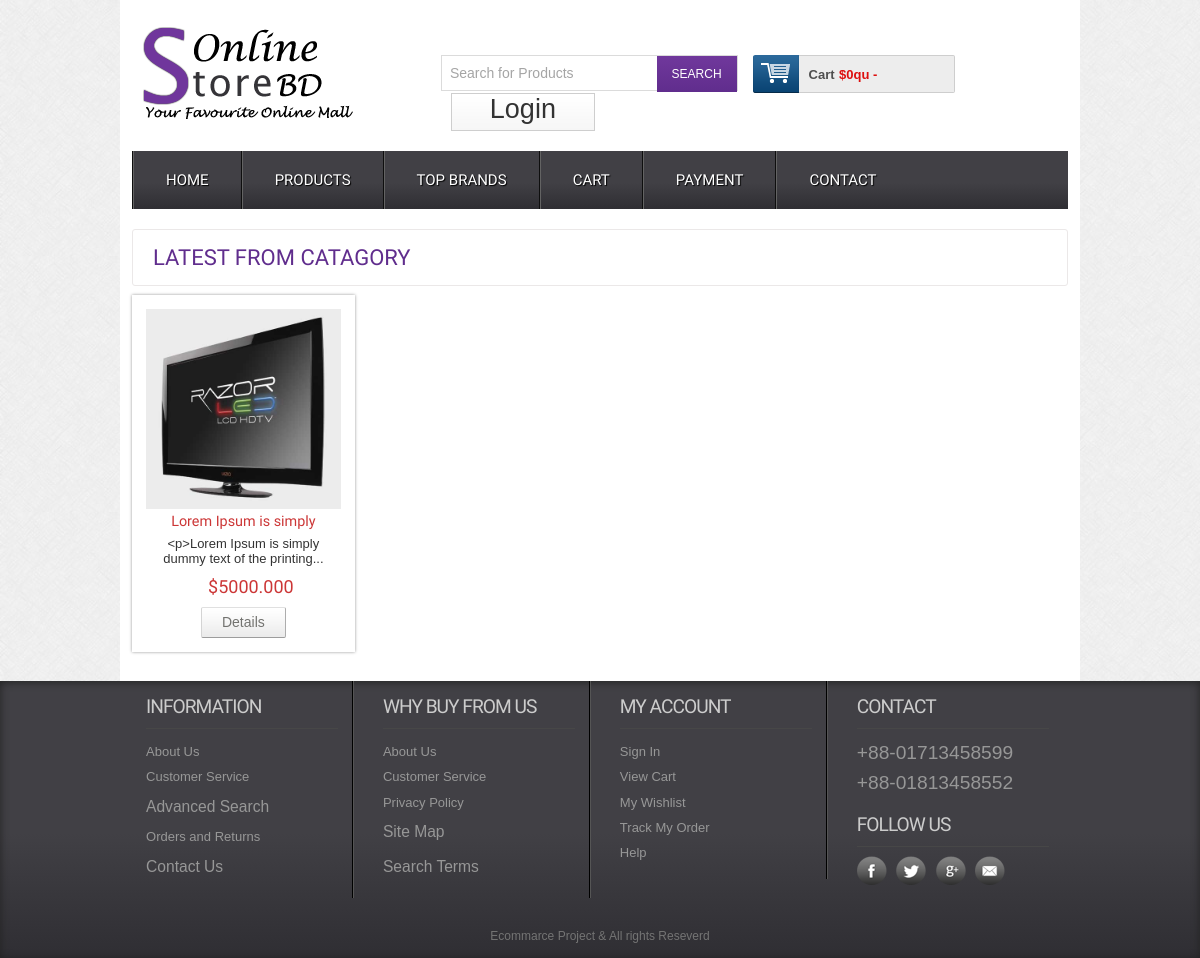
The app's page /productbycat.php?cataId=3 with its own data.
### tables this page shows
CREATE TABLE `tbl_product` (
  `productId` int(11) NOT NULL,
  `productName` varchar(255) NOT NULL,
  `catId` int(11) NOT NULL,
  `brandId` int(11) NOT NULL,
  `body` text NOT NULL,
  `price` float(10,3) NOT NULL,
  `image` varchar(255) NOT NULL,
  `producttype` tinyint(4) NOT NULL
);

### classess/product.php (called while the page is built, shortened)
<?php
	$filepath = realpath(dirname(__FILE__));
    include_once($filepath."/../lib/Database.php");
 	include_once($filepath."/../helpers/Formate.php");
?>
<?php
class Product
{
	private $db;
	function __construct()
	{
		$this->db = new Database();
	}
public function catagoryshowbyId($cataId){
	$query = "SELECT *FROM tbl_product where catId ='$cataId'";
	$getdata = $this->db->select($query);
	return $getdata;
}
}
?>

### lib/Database.php (called while the page is built, shortened)
<?php
Class Database{
	public $host   = DB_HOST;
	public $user   = DB_USER;
	public $pass   = DB_PASS;
	public $dbname = DB_NAME;
	public $link;
	private function connectDB(){
	$this->link = new mysqli($this->host, $this->user, $this->pass, $this->dbname);
 }
	public function select($query){
		$result = $this->link->query($query) or die($this->link->error.__LINE__);
		if($result->num_rows > 0){
			return $result;
		} else {
			return false;
		}
	}
}

### helpers/Formate.php (called while the page is built, shortened)
<?php
class formate{
public function textshort($body,$limit = 400){
$body = $body." ";
$body = substr($body, 0 , $limit);
$body = substr($body, 0 , strrpos($body,' '));
$body = $body."...";
return $body;
}
}
?>

### productbycat.php (the view, shortened to what this page needs)
<?php include"inc/header.php"; ?>
<?php
if (isset($_GET['cataId'])) {
	$cataId = $_GET['cataId'];
}
?>
 <div class="main">
    <div class="content">
    	<div class="content_top">
    		<div class="heading">
    		<h3>Latest from Catagory</h3>
    		</div>
    	</div>
	      <div class="section group">
	      	<?php
	      	$catagorydata = $pd-> catagoryshowbyId($cataId);
	      	if ($catagorydata) {
	      		while ($result = $catagorydata->fetch_assoc()) {
	      	?>
				<div class="grid_1_of_4 images_1_of_4">
					 <a href="details.php?proid=<?php echo $result['productId'];?>"><img src="admin/<?php echo $result['image'] ?>" alt="" /></a>
					 <h2><?php echo $result['productName'] ?></h2>
					 <p><?php echo $fm->textshort($result['body'],60);?></p>
					 <p><span class="price">$<?php echo $result['price'];?></span></p>
				     <div class="button"><span><a href="details.php?proid=<?php echo $result['productId'] ?>" class="details">Details</a></span></div>
				</div>
				<?php
				}
	      	}
	      	else{
	      		echo "<span style='color:green;font-size:20px;'>This catagory product is not availabel this time</span>";
               }
				?>
			</div>
    </div>
 </div>
<?php include"inc/footer.php"; ?>

### css/style.css (style rules this page uses)
html,body,div,span,applet,object,iframe,h1,h2,h3,h4,h5,h6,p,blockquote,pre,a,abbr,acronym,address,big,cite,code,del,dfn,em,img,ins,kbd,q,s,samp,small,strike,strong,sub,sup,tt,var,b,u,i,dl,dt,dd,ol,nav ul,nav li,fieldset,form,label,legend,table,caption,tbody,tfoot,thead,tr,th,td,article,aside,canvas,details,embed,figure,figcaption,footer,header,hgroup,menu,nav,output,ruby,section,summary,time,mark,audio,video { margin:0;padding:0;border:0;font-size:100%;font:inherit;vertical-align:baseline; }
a { text-decoration:none; }
img { max-width:100%; }
body { font-family:Arial, Helvetica, sans-serif; background:url(../images/body_bg3.jpg); }
.section { clear: both; padding: 0px; margin: 0px; }
.group:before, .group:after { content:""; display:table; }
.group:after { clear:both; }
.group { zoom:1; }
.content { padding:20px 0; background:#FFF; }
.content h2 { font-size:23px; color:#6C6C6C; font-family: 'Monda', sans-serif; }
.content_top { padding:15px 20px; border:1px solid #EBE8E8; border-radius:3px; }
.heading { float:left; margin-right:10%; }
.heading h3 { font-family: 'Monda', sans-serif; font-size:22px; color:#602D8D; text-transform:uppercase; }
.grid_1_of_4 { display: block; float:left; margin: 1% 0 1% 1.6%; box-shadow: 0px 0px 3px rgb(150, 150, 150); }
.grid_1_of_4:first-child { margin-left: 0; }
.images_1_of_4 { width: 20.8%; padding:1.5%; text-align:center; position:relative; }
.images_1_of_4 img { max-width:100%; height: 200px; }
.images_1_of_4 h2 { color: #CC3636; font-family: 'Monda', sans-serif; font-size:0.9em; font-weight : normal; }
.images_1_of_4 p { font-size:0.8125em; padding:0.4em 0; color: #333; }
.images_1_of_4 p span.price { font-size:18px; font-family: 'Monda', sans-serif; color: #CC3636; margin-left:15px; }
.images_1_of_4 .button { float: left; line-height: 1.9em; margin-top: 0.3em; width: 100%; }
.images_1_of_4 .button a { padding:7px 20px; font-size:0.8em; }
.images_1_of_4 .button a { font-family: "Trebuchet MS",Arial,Helvetica,sans-serif; font-size: 14px; line-height: 15px; text-transform: none; color: #737370; text-decoration: none!important; background: url(../images/button-bg.png) repeat-x 0 0 #E8E8E8; display: inline-block; border-left: 1px solid #D4D4D4!important; border-right: 1px solid #ADADAD!important; border-top: 1px solid #E0E0E0!important; border-bottom: 1px solid #9C9C9C!important; cursor: pointer!important; margin: 0 2px; border-radius: 2px; -moz-border-radius: 2px; -webkit-border-radius: 2px; -webkit-transition: all 0.5s ease; -moz-transition: all 0.5s ease; -o-transition: all 0.5s ease; transition: all 0.5s ease; }

### records on screen
tbl_product: image (picture), productName "Lorem Ipsum is simply", body "<p>Lorem Ipsum is simply dummy text of the printing...", price "5000.000"

### other values on screen
$sum "0"
